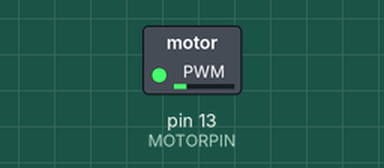
Simulated run of this sketch. Board: Arduino Uno, built with avr-gcc and run on an emulated ATmega328P. On the bench: switched loads named in the sketch (green lamp = pin HIGH).

Above: at 0.1 s.
At 9.1 s:
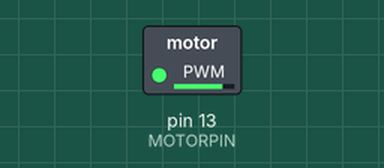
At 19.2 s:
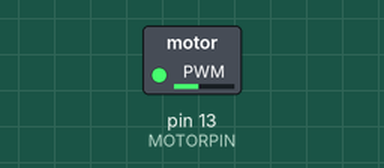
At 38.3 s:
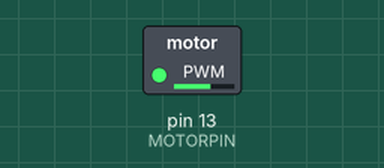
Timing chart, 0 to 39.8 s (numbered marks = the images above):
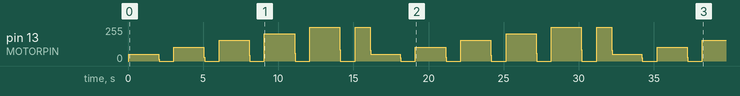

The sketch:

vibrationalmotor.ino
```cpp
/*
THIS FILE HAS BEEN FINALIZED. DO NOT EDIT. FIND THE vibrationalmotor.h AND
vibrationalmotor.c FILES


8888888888888888888888888888888888888888888888888
*/


//#define FREQ 10000 //1-10 khz frequency for PWM
#define PERIOD 1000 // usec
// #define BUZZTIME 10000//total time that the thing is cycling/vibrating in ms ( = 10 seconds here)
#define MOTORPIN 13 //pin for the motor is 13
//yay posture pioneers
//in general use defines for hardware specs that don't need to be updated real time by the software, saves memory

//int dutyCycle = 25 //change between 1-100 to change intensity, change this to be a parameter

// #import


//
//const int motorPin = 3;
//int requiredTime = 60*60; //get a delay time over ble from app or webapp, gives you how long until the posture
//bool badPosture = 0; //bool to show if you have bad posture or not
//bool stopVibrating = 0; //bool to turn off haptic feedback
////motor can be turned off via either a switch on the side of the chair or via app
//
////need to get delayTime, badPosture bool, and offMode


void setup()
{
pinMode(MOTORPIN,OUTPUT);


//get any bluetooth info on posture here
}


// //start helper functions

// void overallLoop(){

// }

// void runMotorBasic(int timeDelay){
//   digitalWrite(MOTORPIN, HIGH);
//   delayMicroseconds(timeDelay);
//   // digitalWrite(MOTORPIN, LOW);
// }

// void motorOff(int timeDelay){
//   digitalWrite(MOTORPIN, LOW);
//   delayMicroseconds(timeDelay);
// }


//troubleshoot this later
void runMotorPWM(int dutyCycle, int onTime){ //runs motor for msec onTime
  long cycles = long(onTime) * 1000 / PERIOD;

  if(dutyCycle > 100)
    dutyCycle = 100;
  if(dutyCycle < 0)
    dutyCycle = 0;

  int tON = (PERIOD * dutyCycle) / 100;
  int tOFF = PERIOD - tON;

  for (int i = 0; i < cycles; i++){
    //turn on high state for 1st part of the cycle aka for the % duty cycle
    // runMotorBasic((dutyCycle/100)*PERIOD); //time on in cycle
    // motorOff(PERIOD - dutyCycle/100*PERIOD); //time off in cycle
    digitalWrite(MOTORPIN, HIGH);
    delayMicroseconds(tON);
    digitalWrite(MOTORPIN, LOW);
    delayMicroseconds(tOFF);
  }

}


// void runAlert(){
//   runMotorBasic(3000);
//   delay(100);
// }

// void runAlertPWM(int intensity){
//   runMotorPWM(intensity);
//   delay(100);
// }


void loop()
{
  for(int i = 0; i < 5; i++)
  {
    runMotorPWM((i+1)*20, 2000);
    delay(1000);
  }
  runMotorPWM(100, 1000);

  // runMotorBasic(3000);
  // delay(10000);
//  runMotorBasic(1000);
//  motorOff(20) ;
//  runMotorPWM(25);
//  motorOff(200);
//  runMotorPWM(75);
//  motorOff(500);


//if (badPosture()){
//  startTimer(){
//
//  }
//}
//digitalWrite(motorPin, HIGH);
//delay(10000);
//
//digitalWrite(motorPin,LOW);
//delay(10000);
}
```
